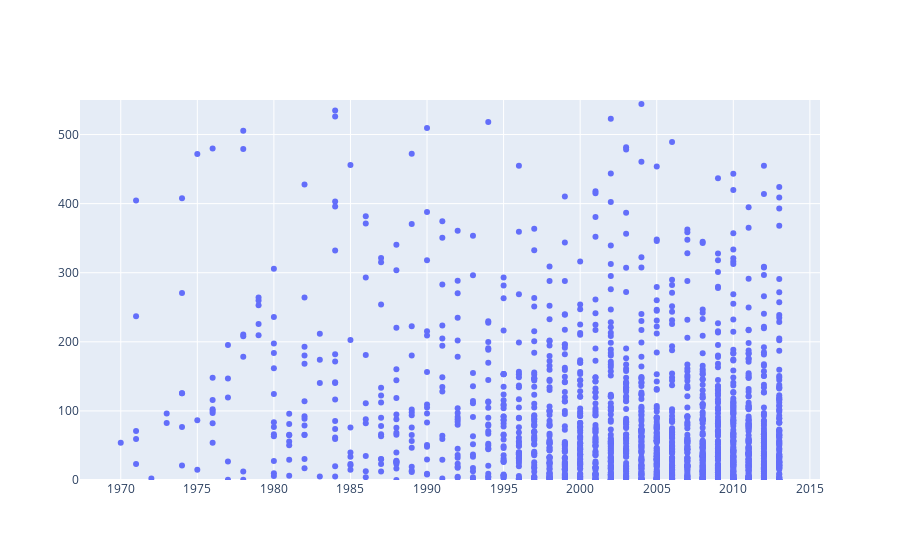

The notebook cell saved with this chart:
### Markdown cell above
Now imagine a data scientist in your company wants to take a crack at his own model for predicting a movie's revenue.  The data scientist notices, that in general, movies tend to make more money per year.

### Code cell
from graph import build_layout
movies = original_parsed_movies
years = list(map(lambda movie: movie['year'],movies))
years_and_revenues = trace_values(years, domestic_revenues, text = titles)
years_layout = build_layout(y_range = [0, 550])
plot([years_and_revenues], years_layout)

### Figure 1 — Plotly figure (JSON) as saved in the notebook; plotly's stock layout.template omitted (floating-point values rounded to 4 significant figures; data arrays with more than 128 entries replaced by an {"elided": "..."} marker saying what was removed)
{"data": [{"mode": "markers", "name": "data", "text": {"elided": "1776 str values"}, "type": "scatter", "x": {"elided": "1776 int values"}, "y": {"elided": "1776 float values"}}], "layout": {"yaxis": {"range": [0, 550]}}}
